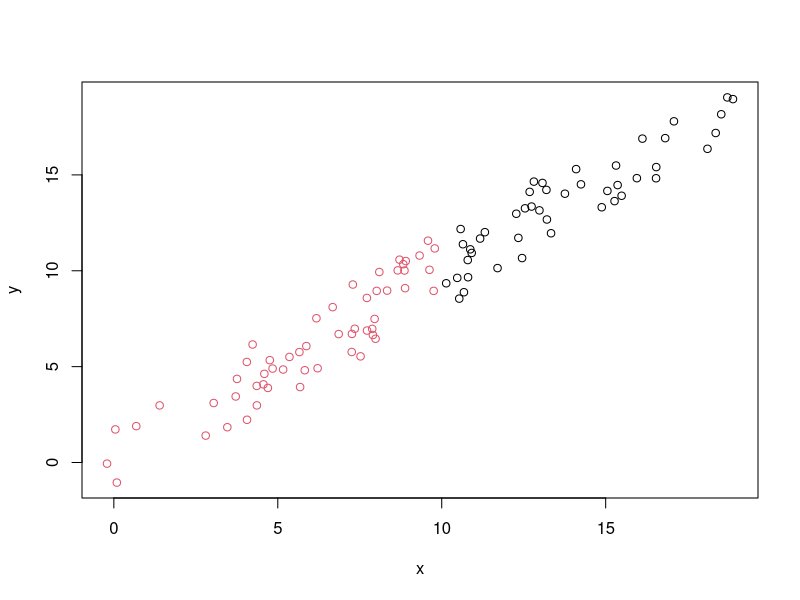

The R source for this figure:
## ---- chunk 1
x<-rnorm(100,10,5)
y<-jitter(x,1000)
z<-vector("character",100)
z[x>10]<-"High"
z[x<10]<-"Low"
df<-data.frame(x,y,z)
df
## ---- chunk 2
with(df,plot(x,y,col=factor(z)))
